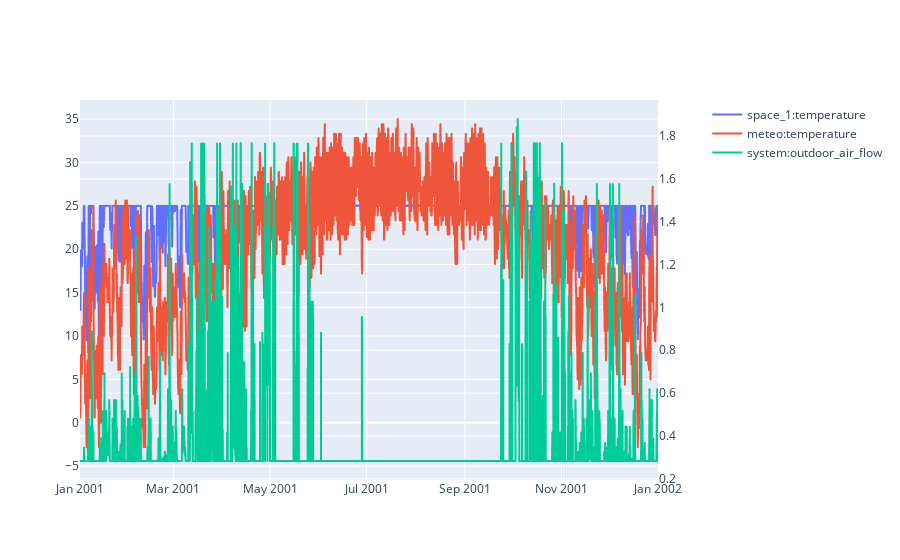

Source (notebook cell):
### Code cell
variables = [pro.component("space_1").variable("temperature"),
             pro.component("meteo").variable("temperature"),
             pro.component("system").variable("outdoor_air_flow"),
             ]
sim.plot(pro.dates(),variables,axis=[1,1,2])

### Figure 1 — Plotly figure (JSON) as saved in the notebook; plotly's stock layout.template omitted (floating-point values rounded to 4 significant figures; data arrays with more than 128 entries replaced by an {"elided": "..."} marker saying what was removed)
{"data": [{"hovertemplate": "date=%{x}<br>space_1:temperature=%{y}<extra></extra>", "legendgroup": "", "line": {"dash": "solid"}, "marker": {"symbol": "circle"}, "mode": "lines", "name": "space_1:temperature", "showlegend": true, "type": "scattergl", "x": {"elided": "8760 str values"}, "xaxis": "x", "y": {"elided": "8760 float values"}, "yaxis": "y"}, {"hovertemplate": "date=%{x}<br>meteo:temperature=%{y}<extra></extra>", "legendgroup": "", "line": {"dash": "solid"}, "marker": {"symbol": "circle"}, "mode": "lines", "name": "meteo:temperature", "showlegend": true, "type": "scattergl", "x": {"elided": "8760 str values"}, "xaxis": "x", "y": {"elided": "8760 float values"}, "yaxis": "y"}, {"hovertemplate": "date=%{x}<br>system:outdoor_air_flow=%{y}<extra></extra>", "legendgroup": "", "line": {"dash": "solid"}, "marker": {"symbol": "circle"}, "mode": "lines", "name": "system:outdoor_air_flow", "showlegend": true, "type": "scattergl", "x": {"elided": "8760 str values"}, "xaxis": "x", "y": {"elided": "8760 float values"}, "yaxis": "y2"}], "layout": {"xaxis": {"anchor": "y", "domain": [0, 0.94]}, "yaxis": {"anchor": "x", "domain": [0, 1]}, "yaxis2": {"anchor": "x", "overlaying": "y", "side": "right"}}}
